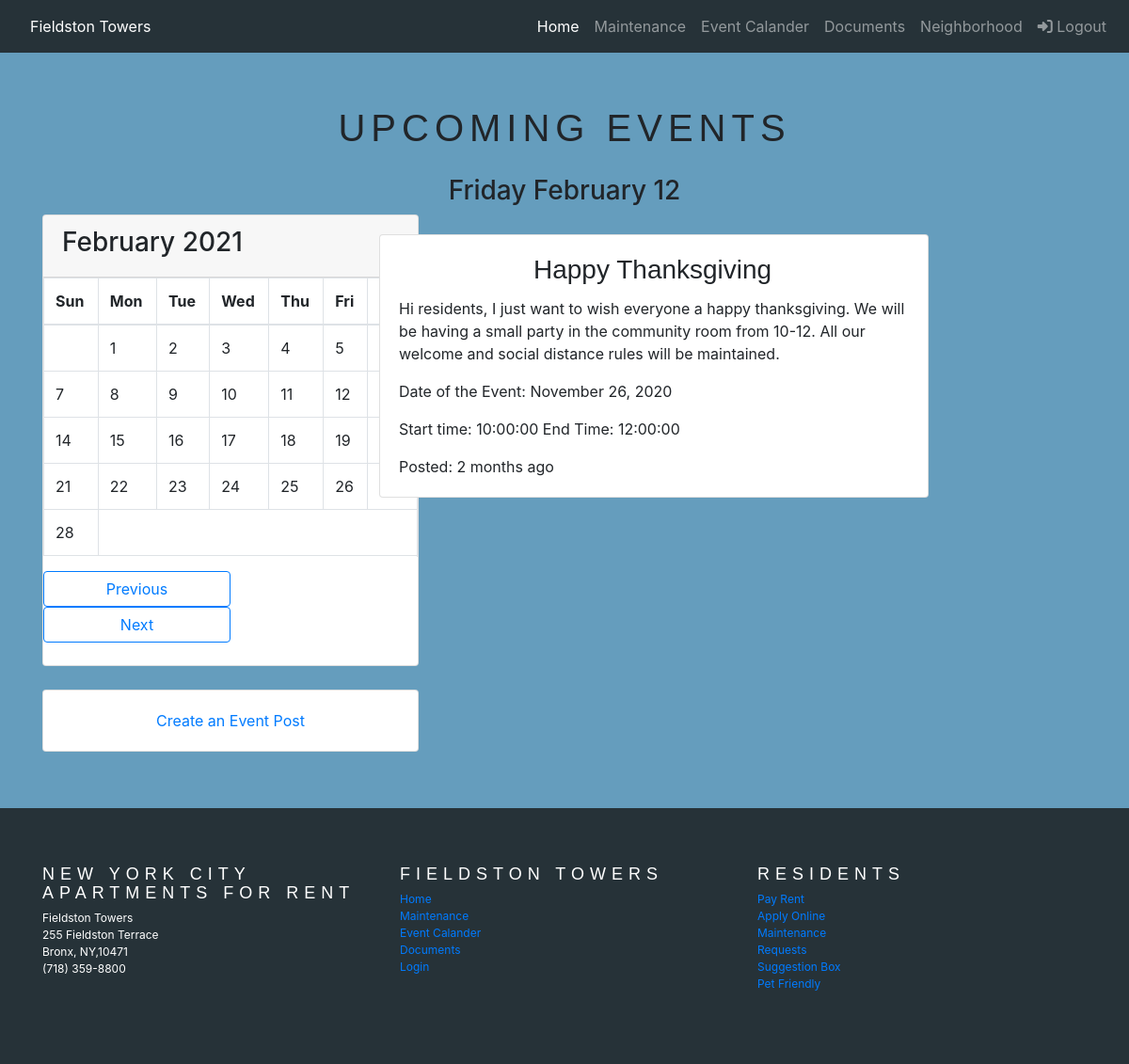
The page /events (signed in) on the database its author committed.
### app/models.py (models this page shows)
class Event(db.Model):
    id = db.Column(db.Integer, primary_key=True)
    title = db.Column(db.String(120))
    dateOfEvent = db.Column(db.DateTime)
    body = db.Column(db.String)
    timestamp = db.Column(db.DateTime, index=True, default=datetime.utcnow())
    user_id = db.Column(db.Integer, db.ForeignKey('user.id'))
    location = db.Column(db.String)
    start = db.Column(db.Time)
    end = db.Column(db.Time)

### app/routes.py (the view)
@app.route('/events')
@login_required
def events():
    events = Event.query.order_by(Event.timestamp.desc())
    return render_template('events.html',events=events)

### app/models.py (called while the page is built)
@login.user_loader
def load_user(id):
    return User.query.get(int(id))

### app/templates/events.html (shortened to what this page needs)
{% extends "base.html" %}
{% block custom_styles %}
<link rel="stylesheet" href="{{ url_for('static', filename='css/event.css') }}">
{% endblock %}
{% block content %}
<main class="background-blue container-fluid topSpace">
    <div class="container">
        <h1 id="eventTitle">Upcoming Events</h1>
        <h3 id="day"></h3>
        <div class="row">
            <div class="col-sm-3">
                <div class="card" id='calendar'>
                    <div class="card-header">
                        <h3 id="monthAndYear"></h3>
                    </div>
                    <div style="overflow-x:auto;">
                        <table class="table table-bordered">
                            <thead>
                            <tr>
                                <th>Sun</th>
                                <th>Mon</th>
                                <th>Tue</th>
                                <th>Wed</th>
                                <th>Thu</th>
                                <th>Fri</th>
                                <th>Sat</th>
                            </tr>
                            </thead>
                            <tbody id="calendar-body">
                            </tbody>
                        </table>
                    </div>
                    <div>
                        <button class="btn btn-outline-primary col-sm-6" id="previous" onclick="previous()">
                            Previous
                        </button>
                        <button class="btn btn-outline-primary col-sm-6" id="next" onclick="next()">Next</button>
                    </div>
                    <br/>
                </div>
                <div class="card" id="cardSpace">
                    <div class="card-body">
                        <a href="{{ url_for('event_form') }}">Create an Event Post</a>
                    </div>
                </div>
            </div>
            <div class="col-sm-8">
                {% for event in events %}
                <div class="cardMaintenance">
                    <div class="card">
                        <div class="card-body">
                            <div class="row">
                                <div class="col-3">
                                </div>
                                <div class="col-9">
                                      <h3 class="card-title">{{ event.title }}</h3>
                                </div>
                            </div>
                            <p class="card-text">{{ event.body }}</p>
                            <p class="card-text">Date of the Event: {{ moment(event.dateOfEvent).format('LL') }} </p>
                            <p class="card-text">Start time: {{event.start}} End Time: {{ event.end }}</p>
                            <p class="card-text">Posted: {{ moment(event.timestamp).fromNow() }}</p>
                        </div>
                    </div>
                </div>
                {% endfor %}
            </div>
        </div>
    </div>
</main>
{% endblock %}

### app/templates/base.html (shortened to what this page needs)
<!DOCTYPE html>
<html lang="en">
<head>
    {% block head %}
    <link rel="stylesheet" href="https://stackpath.bootstrapcdn.com/bootstrap/4.3.1/css/bootstrap.min.css"
>
    <link rel="stylesheet" href="{{ url_for('static', filename='css/base.css') }}">
    {% block custom_styles %}{% endblock %}
    {% endblock %}
</head>
<body>
{% block navbar %}
<nav class="navbar navbar-dark navbar-expand-sm">
    {% if current_user.is_authenticated %}
    <a class="nav-link" href="{{ url_for('home') }}">Fieldston Towers</a>
    {% else %}
    <a class="nav-link" href="{{ url_for('index') }}">Fieldston Towers</a>
    {% endif %}
    <div class="collapse navbar-collapse justify-content-end" id="navbarNav">
        <ul class="nav navbar-nav">
            <li class="nav-item active">
                {% if current_user.is_authenticated %}
                <a class="nav-link" href="{{ url_for('home') }}">Home</a>
                {% else %}
                <a class="nav-link" href="{{ url_for('index') }}">Home</a>
                {% endif %}
            </li>
            <li class="nav-item">
                {% if current_user.is_authenticated %}
                <a class="nav-link" href="{{ url_for('maintenance') }}">Maintenance</a>
                {% else %}
                <a class="nav-link"
                   href="https://www.apartments.com/fieldston-terrace-bronx-ny/mknebwh/">Availability</a>
                {% endif %}
            </li>
            <li class="nav-item">
                {% if current_user.is_authenticated %}
                <a class="nav-link" href="{{ url_for('events') }}">Event Calander</a>
                {% else %}
                <a class="nav-link" href="{{ url_for('amenities') }}">Amenities</a>
                {% endif %}
            </li>
            <li class="nav-item">
                <a class="nav-link" href="{{ url_for('documents') }}">Documents</a>
            </li>
            <li class="nav-item dropdown">
                <a class="nav-link" href="{{ url_for ('neighborhood') }}">Neighborhood</a>
            </li>
            <li class="nav-item">
                {% if current_user.is_anonymous %}
                <a class="nav-link" href="{{ url_for('login') }}"><span class="fas fa-sign-in-alt"></span> Login</a>
                {% else %}
                <a class="nav-link" href="{{ url_for('logout') }}"><span class="fas fa-sign-in-alt"></span>
                    Logout</a>
                {% endif %}
            </li>
        </ul>
    </div>
</nav>
{% endblock %}
{% block content %}
{% endblock %}
{% block footer %}
<footer id="footer" class="container-fluid topSpace">
    <div class="container">
        <div class="row">
            <div class="col l6 s12">
                <h4 class="footerTitles">New York City Apartments for Rent</h4>
                <p id="footerText">
                    Fieldston Towers<br/>
                    255 Fieldston Terrace<br/>
                    Bronx, NY,10471<br/>
                    (718) 359-8800<br/>
                </p>
            </div>
            <div class="col l4 s12">
                <h4 class="footerTitles">Fieldston Towers</h4>
                <ul class="footerList">
                    {% if current_user.is_authenticated %}
                    <li><a href="{{ url_for('home') }}">Home</a></li>
                    {% else %}
                    <li><a href="{{ url_for('index') }}">Home</a></li>
                    {% endif %}
                    {% if current_user.is_authenticated %}
                    <li><a href="{{ url_for('maintenance') }}">Maintenance</a></li>
                    {% else %}
                    <li><a
                            href="https://www.apartments.com/fieldston-terrace-bronx-ny/mknebwh/">Availability</a></li>
                    {% endif %}
                    {% if current_user.is_authenticated %}
                    <li><a href="{{ url_for('events') }}">Event Calander</a></li>
                    {% else %}
                    <li><a href="{{ url_for('amenities') }}">Amenities</a></li>
                    {% endif %}
                    <li><a href="{{ url_for('documents') }}">Documents</a></li>
                    <li><a href="{{ url_for('login') }}">Login</a></li>
                </ul>
            </div>
            <div class="col l2 s12">
                <h4 class="footerTitles">Residents</h4>
                <ul class="footerList">
                    <li><a href="#">Pay Rent</a></li>
                    <li><a href="#">Apply Online</a></li>
                    <li><a href="#">Maintenance</a></li>
                    <li><a href="#">Requests</a></li>
                    <li><a href="#">Suggestion Box</a></li>
                    <li><a href="#">Pet Friendly</a></li>
                </ul>
            </div>
        </div>
    </div>
</footer>
{% endblock %}
</body>
</html>

### app/static/css/base.css (style rules this page uses)
nav { background-color: #263238; }
.nav-link { color: white; }
#footer { background-color: #263238; }
.footerTitles { font-family: Raleway, sans-serif; letter-spacing: 6px; font-weight: 400; text-transform: uppercase; font-size: 18px; line-height: 20px; color:white; magrin:1.14rem 0 0.912rem 0; }
.footerList { padding-left: 0; list-style-type: none; font-size: 12px; }
#footerText { font-size: 12px; color: white; }
.topSpace { padding:5% 0; }
.background-blue { background-color: #659dbd; background-repeat: no-repeat; background-size: auto; }
.card-title { font-family: Raleway, sans-serif !important; }

### app/static/css/event.css (style rules this page uses)
#calendar { width: 400px; }
.cardMaintenance { width: 80%; margin-left: 10%; margin-top: 3%; }
#cardSpace { margin-top: 25px; width: 400px; text-align: center; }
#day { text-align: center; }
#eventTitle { text-align: center; font-family: Raleway, sans-serif; letter-spacing: 6px; font-weight: 400; text-transform: uppercase; line-height: 40px; margin-bottom: 30px; }

### rows shown on the page
Event: title "Happy Thanksgiving", body "Hi residents, I just want to wish everyone a happy thanksgiving. We will be having a small party in the community room from 10-12. All our welcome and social distance rules will be maintained.", dateOfEvent "November 26, 2020", start "10:00:00", end "12:00:00", timestamp "2 months ago"
